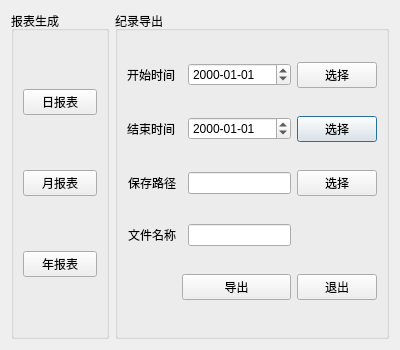
<?xml version="1.0" encoding="UTF-8"?>
<ui version="4.0">
 <class>LogExportModelDlg</class>
 <widget class="QDialog" name="LogExportModelDlg">
  <property name="geometry">
   <rect>
    <x>0</x>
    <y>0</y>
    <width>400</width>
    <height>350</height>
   </rect>
  </property>
  <property name="windowTitle">
   <string>Dialog</string>
  </property>
  <property name="styleSheet">
   <string notr="true"/>
  </property>
  <layout class="QGridLayout" name="gridLayout_2">
   <item row="0" column="1">
    <widget class="QGroupBox" name="groupBox">
     <property name="title">
      <string>纪录导出</string>
     </property>
     <layout class="QGridLayout" name="gridLayout">
      <item row="1" column="0" colspan="2">
       <widget class="QLabel" name="label_2">
        <property name="text">
         <string>结束时间</string>
        </property>
       </widget>
      </item>
      <item row="1" column="2">
       <widget class="QDateEdit" name="endDateEdit">
        <property name="displayFormat">
         <string>yyyy-MM-dd</string>
        </property>
       </widget>
      </item>
      <item row="0" column="0">
       <widget class="QLabel" name="label">
        <property name="text">
         <string>开始时间</string>
        </property>
       </widget>
      </item>
      <item row="1" column="3">
       <widget class="QPushButton" name="endDateBtn">
        <property name="text">
         <string>选择</string>
        </property>
       </widget>
      </item>
      <item row="2" column="3">
       <widget class="QPushButton" name="pushButton">
        <property name="text">
         <string>选择</string>
        </property>
       </widget>
      </item>
      <item row="0" column="2">
       <widget class="QDateEdit" name="startDateEdit">
        <property name="displayFormat">
         <string>yyyy-MM-dd</string>
        </property>
       </widget>
      </item>
      <item row="0" column="3">
       <widget class="QPushButton" name="startDateBtn">
        <property name="text">
         <string>选择</string>
        </property>
       </widget>
      </item>
      <item row="2" column="0">
       <widget class="QLabel" name="label_4">
        <property name="text">
         <string>保存路径</string>
        </property>
        <property name="alignment">
         <set>Qt::AlignRight|Qt::AlignTrailing|Qt::AlignVCenter</set>
        </property>
       </widget>
      </item>
      <item row="3" column="0">
       <widget class="QLabel" name="label_3">
        <property name="text">
         <string>文件名称</string>
        </property>
        <property name="alignment">
         <set>Qt::AlignRight|Qt::AlignTrailing|Qt::AlignVCenter</set>
        </property>
       </widget>
      </item>
      <item row="3" column="2">
       <widget class="QLineEdit" name="fileEdit"/>
      </item>
      <item row="2" column="2">
       <widget class="QLineEdit" name="pathEdit"/>
      </item>
      <item row="4" column="1" colspan="2">
       <widget class="QPushButton" name="exportBtn">
        <property name="text">
         <string>导出</string>
        </property>
       </widget>
      </item>
      <item row="4" column="3">
       <widget class="QPushButton" name="quitBtn">
        <property name="maximumSize">
         <size>
          <width>16777215</width>
          <height>37</height>
         </size>
        </property>
        <property name="styleSheet">
         <string notr="true"/>
        </property>
        <property name="text">
         <string>退出</string>
        </property>
        <property name="icon">
         <iconset resource="../../images.qrc">
          <normaloff>:/new/prefix1/image/cancel.png</normaloff>:/new/prefix1/image/cancel.png</iconset>
        </property>
        <property name="iconSize">
         <size>
          <width>45</width>
          <height>45</height>
         </size>
        </property>
       </widget>
      </item>
     </layout>
    </widget>
   </item>
   <item row="0" column="0">
    <widget class="QGroupBox" name="groupBox_2">
     <property name="minimumSize">
      <size>
       <width>50</width>
       <height>0</height>
      </size>
     </property>
     <property name="maximumSize">
      <size>
       <width>190</width>
       <height>16777215</height>
      </size>
     </property>
     <property name="title">
      <string>报表生成</string>
     </property>
     <layout class="QVBoxLayout" name="verticalLayout">
      <item>
       <widget class="QPushButton" name="dayBtn">
        <property name="text">
         <string>日报表</string>
        </property>
       </widget>
      </item>
      <item>
       <widget class="QPushButton" name="monthBtn">
        <property name="text">
         <string>月报表</string>
        </property>
       </widget>
      </item>
      <item>
       <widget class="QPushButton" name="yearBtn">
        <property name="text">
         <string>年报表</string>
        </property>
       </widget>
      </item>
     </layout>
    </widget>
   </item>
  </layout>
 </widget>
 <resources>
  <include location="../../images.qrc"/>
 </resources>
 <connections/>
</ui>
